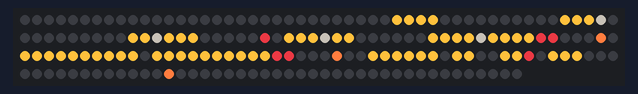
The sketch below on a simulated Arduino Uno, built with avr-gcc and run on an emulated ATmega328P. On the bench: 192 RGB LEDs in strip order, left to right, continuing on the next row.

Above: at 0.1 s.

The sketch:

matrixtable.ino
```cpp
// (licence header left out)
#include <Adafruit_NeoPixel.h>

/* LED stuff */
#define PIXEL_COUNT 192
#define PIXEL_PIN 2
#define PIXEL_TYPE (NEO_GRB + NEO_KHZ800)

#define PIXEL_PER_ROW 14
#define PIXEL_PER_SMALL_ROW 12
#define PIXEL_DIFF (PIXEL_PER_ROW - PIXEL_PER_SMALL_ROW)
#define PIXEL_ROWS 14

/* Button */
#define BUTTON_PIN 3

/* Debug */
//#define DEBUG 1

Adafruit_NeoPixel strip = Adafruit_NeoPixel(PIXEL_COUNT, PIXEL_PIN, PIXEL_TYPE);

typedef struct image_t {
  uint8_t data[PIXEL_ROWS][PIXEL_PER_ROW];
  uint8_t palette[9][3];
} Image;

Image quack = {
  {
    { 0, 0, 0, 0, 0, 0, 0, 0, 0, 0, 0, 0, 0, 0, },
    { 0, 0, 0, 0, 0, 0, 0, 1, 1, 1, 0, 0, 0, 0, },
    { 0, 0, 0, 0, 0, 0, 1, 1, 1, 1, 1, 0, 0, 0, },
    { 0, 0, 0, 0, 0, 0, 1, 1, 1, 0, 1, 0, 0, 0, },
    { 0, 0, 0, 0, 0, 0, 1, 1, 1, 1, 3, 4, 0, 0, },
    { 0, 0, 1, 0, 1, 1, 1, 1, 1, 1, 0, 0, 0, 0, },
    { 0, 0, 1, 2, 1, 1, 2, 1, 1, 1, 1, 0, 0, 0, },
    { 0, 0, 1, 1, 2, 2, 1, 1, 1, 1, 1, 0, 0, 0, },
    { 0, 0, 1, 1, 1, 1, 1, 1, 1, 1, 1, 0, 0, 0, },
    { 0, 0, 0, 1, 1, 1, 1, 1, 1, 1, 0, 0, 0, 0, },
    { 0, 0, 0, 0, 1, 1, 1, 1, 1, 0, 0, 0, 0, 0, },
    { 0, 0, 0, 0, 0, 0, 3, 0, 3, 0, 0, 0, 0, 0, },
    { 0, 0, 0, 0, 0, 3, 3, 4, 3, 4, 0, 0, 0, 0, },
    { 0, 0, 0, 0, 0, 0, 0, 0, 0, 0, 0, 0, 0, 0, },
  },
  {
    {   0,   0,   0 },
    { 255, 193,  60 },
    {  99,  96,  91 },
    { 190,  46,  55 },
    { 255, 125,  63 }
  }
};

Image turtle = {
  {
    { 0, 0, 0, 0, 0, 0, 0, 0, 0, 0, 0, 0, 0, 0, },
    { 0, 0, 0, 0, 0, 0, 0, 0, 0, 0, 0, 0, 0, 0, },
    { 0, 0, 0, 0, 0, 0, 0, 0, 0, 0, 0, 0, 0, 0, },
    { 0, 0, 0, 0, 0, 0, 2, 2, 0, 0, 0, 0, 0, 0, },
    { 0, 0, 0, 0, 0, 2, 2, 2, 2, 0, 1, 1, 0, 0, },
    { 0, 0, 0, 0, 2, 2, 2, 2, 2, 2, 1, 0, 1, 0, },
    { 0, 0, 0, 0, 2, 2, 2, 2, 2, 2, 1, 1, 1, 0, },
    { 0, 0, 0, 1, 2, 2, 2, 2, 2, 2, 1, 1, 0, 0, },
    { 0, 0, 0, 0, 1, 1, 1, 1, 1, 1, 0, 0, 0, 0, },
    { 0, 0, 0, 0, 1, 1, 0, 0, 1, 1, 0, 0, 0, 0, },
    { 0, 0, 0, 0, 0, 0, 0, 0, 0, 0, 0, 0, 0, 0, },
    { 0, 0, 0, 0, 0, 0, 0, 0, 0, 0, 0, 0, 0, 0, },
    { 0, 0, 0, 0, 0, 0, 0, 0, 0, 0, 0, 0, 0, 0, },
    { 0, 0, 0, 0, 0, 0, 0, 0, 0, 0, 0, 0, 0, 0, },
  },
  {
    {   0,   0,   0 },
    { 177, 191,  75 },
    {   9, 106,  63 }
  }
};

Image test = {
  {
    { 0, 0, 0, 0, 0, 0, 0, 0, 0, 0, 0, 0, 0, 0, },
    { 0, 0, 0, 0, 0, 0, 0, 0, 0, 0, 0, 0, 0, 0, },
    { 0, 0, 0, 0, 0, 0, 0, 0, 0, 0, 0, 0, 0, 0, },
    { 0, 0, 0, 0, 0, 0, 0, 0, 0, 0, 0, 0, 0, 0, },
    { 0, 0, 0, 0, 0, 0, 0, 0, 0, 0, 0, 0, 0, 0, },
    { 0, 0, 0, 0, 0, 0, 0, 0, 0, 0, 0, 0, 0, 0, },
    { 0, 0, 0, 0, 0, 0, 0, 0, 0, 0, 0, 0, 0, 0, },
    { 0, 0, 0, 0, 0, 0, 0, 0, 0, 0, 0, 0, 0, 0, },
    { 0, 0, 0, 0, 0, 0, 0, 0, 0, 0, 0, 0, 0, 0, },
    { 0, 0, 0, 0, 0, 0, 0, 0, 0, 0, 0, 0, 0, 0, },
    { 0, 0, 0, 0, 0, 0, 0, 0, 0, 0, 0, 0, 0, 0, },
    { 0, 0, 0, 0, 0, 0, 0, 0, 0, 0, 0, 0, 0, 0, },
    { 0, 0, 0, 0, 0, 0, 0, 0, 0, 0, 0, 0, 0, 0, },
    { 0, 0, 0, 0, 0, 0, 0, 0, 0, 0, 0, 0, 0, 0, },
  },
  {
    { 255, 0, 255 }
  }
};

void
setPixel(uint8_t x,
  uint8_t y,
  uint8_t r,
  uint8_t g,
  uint8_t b)
{
  uint8_t pixel = 0;

  /* Skip corners */
  if((0 == x && 0 == y) || (PIXEL_PER_ROW - 1 == x && 0 == y) ||
      (0 == x && PIXEL_ROWS - 1 == y) ||
      (PIXEL_PER_ROW - 1 == x && y == PIXEL_ROWS - 1))
    return;

  /* Flip x */
  if(0 == y % 2)
    {
      pixel = x;
    }
  else
    {
      pixel = PIXEL_PER_ROW - x;
    }

  /* Add y */
  pixel += y * PIXEL_PER_ROW;

  /* Fix corners */
  if(0 < y)                 pixel -= PIXEL_DIFF;
  if((PIXEL_ROWS - 1) == y) pixel -= PIXEL_DIFF;

  strip.setPixelColor(pixel, r, g, b);
}

void
drawImage(Image *img)
{
  for (int x = 0; x < PIXEL_PER_ROW; x++)
    {
      for (int y = 0; y < PIXEL_ROWS; y++)
        {
          uint8_t *pal = img->palette[(uint8_t)img->data[x][y]];

          setPixel(x, y, pal[0], pal[1], pal[2]);
        }
    }
}

/**
 * Set up arduino
 **/

void
setup()
{
  strip.begin();
  strip.show();

#ifdef DEBUG
  Serial.begin(9600);
#endif /* DEBUG */

  drawImage(&quack);
  strip.show();
}

/**
 * Run in loop
 **/

void
loop()
{
  /* We do nothing here */
}
```
